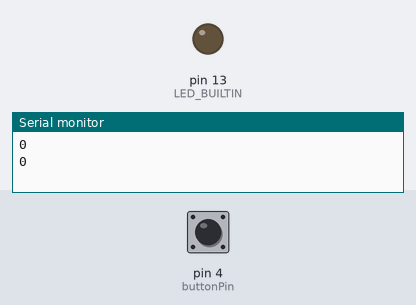
Recording of a sketch running on a simulated Arduino Uno, built with avr-gcc and run on an emulated ATmega328P. Shown: output pins drawn as LEDs (lit = HIGH), the last lines printed to the serial monitor. The test bench sets the inputs (shaded band); at power-on: pin 4 (buttonPin) LOW.

Above: at 1.8 s.
1.9 s: pin 4 (buttonPin) pulled HIGH for 0.6 s
At 2.8 s:
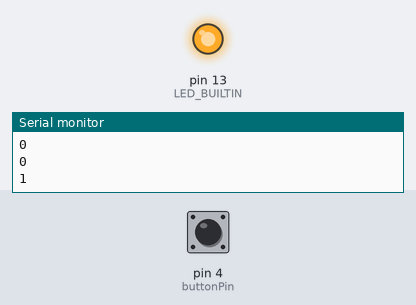
4.5 s: pin 4 (buttonPin) pulled HIGH for 3.2 s
At 9.1 s:
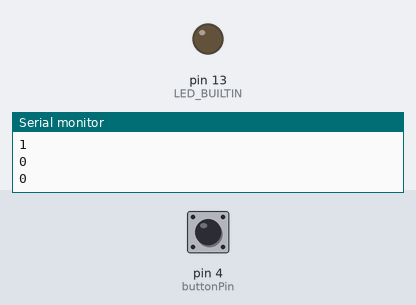
Timing chart, 0 to 10.6 s (numbered marks = the images above; inputs shaded):
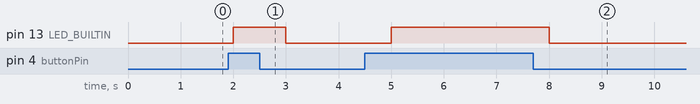

Measured:
- after the input at 1.9 s, pin 13 (LED_BUILTIN): LOW → HIGH after 0.10 s, → LOW 1.0 s later
- after the input at 4.5 s, pin 13 (LED_BUILTIN): LOW → HIGH after 0.50 s, → LOW 3.0 s later

The sketch:

blinky.ino
```cpp
int buttonPin = 4;

void setup() {
  pinMode(LED_BUILTIN, OUTPUT);
  pinMode(buttonPin, INPUT);
  Serial.begin(9600);
}

void loop() {
  digitalWrite(LED_BUILTIN, digitalRead(buttonPin));
  Serial.println(digitalRead(buttonPin));
  delay(1000);
}
```
